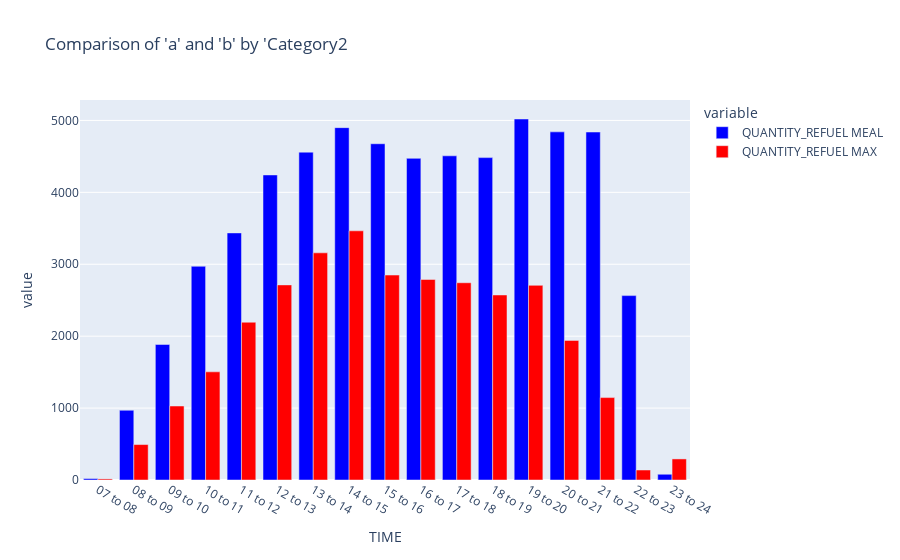

This figure's notebook cell:
### Code cell
fig = px.bar(merged, merged.index, y=['QUANTITY_REFUEL MEAL', 'QUANTITY_REFUEL MAX'],
             color_discrete_map={"QUANTITY_REFUEL MEAL": "blue", "QUANTITY_REFUEL MAX": "red"},
             title="Comparison of 'a' and 'b' by 'Category2", barmode='group')
fig

### Figure 1 — Plotly figure (JSON) as saved in the notebook; plotly's stock layout.template omitted (floating-point values rounded to 4 significant figures)
{"data": [{"alignmentgroup": "True", "hovertemplate": "variable=QUANTITY_REFUEL MEAL<br>TIME=%{x}<br>value=%{y}<extra></extra>", "legendgroup": "QUANTITY_REFUEL MEAL", "marker": {"color": "blue", "pattern": {"shape": ""}}, "name": "QUANTITY_REFUEL MEAL", "offsetgroup": "QUANTITY_REFUEL MEAL", "orientation": "v", "showlegend": true, "textposition": "auto", "type": "bar", "x": ["07 to 08", "08 to 09", "09 to 10", "10 to 11", "11 to 12", "12 to 13", "13 to 14", "14 to 15", "15 to 16", "16 to 17", "17 to 18", "18 to 19", "19 to 20", "20 to 21", "21 to 22", "22 to 23", "23 to 24"], "xaxis": "x", "y": [20, 970, 1885, 2972, 3436, 4242, 4559, 4900, 4676, 4473, 4508, 4483, 5020, 4841, 4839, 2564, 80], "yaxis": "y"}, {"alignmentgroup": "True", "hovertemplate": "variable=QUANTITY_REFUEL MAX<br>TIME=%{x}<br>value=%{y}<extra></extra>", "legendgroup": "QUANTITY_REFUEL MAX", "marker": {"color": "red", "pattern": {"shape": ""}}, "name": "QUANTITY_REFUEL MAX", "offsetgroup": "QUANTITY_REFUEL MAX", "orientation": "v", "showlegend": true, "textposition": "auto", "type": "bar", "x": ["07 to 08", "08 to 09", "09 to 10", "10 to 11", "11 to 12", "12 to 13", "13 to 14", "14 to 15", "15 to 16", "16 to 17", "17 to 18", "18 to 19", "19 to 20", "20 to 21", "21 to 22", "22 to 23", "23 to 24"], "xaxis": "x", "y": [15, 493, 1029, 1504, 2194, 2713, 3159, 3465, 2850, 2789, 2743, 2573, 2707, 1941, 1146, 139, 293], "yaxis": "y"}], "layout": {"barmode": "group", "legend": {"title": {"text": "variable"}, "tracegroupgap": 0}, "title": {"text": "Comparison of 'a' and 'b' by 'Category2"}, "xaxis": {"anchor": "y", "domain": [0, 1], "title": {"text": "TIME"}}, "yaxis": {"anchor": "x", "domain": [0, 1], "title": {"text": "value"}}}}
